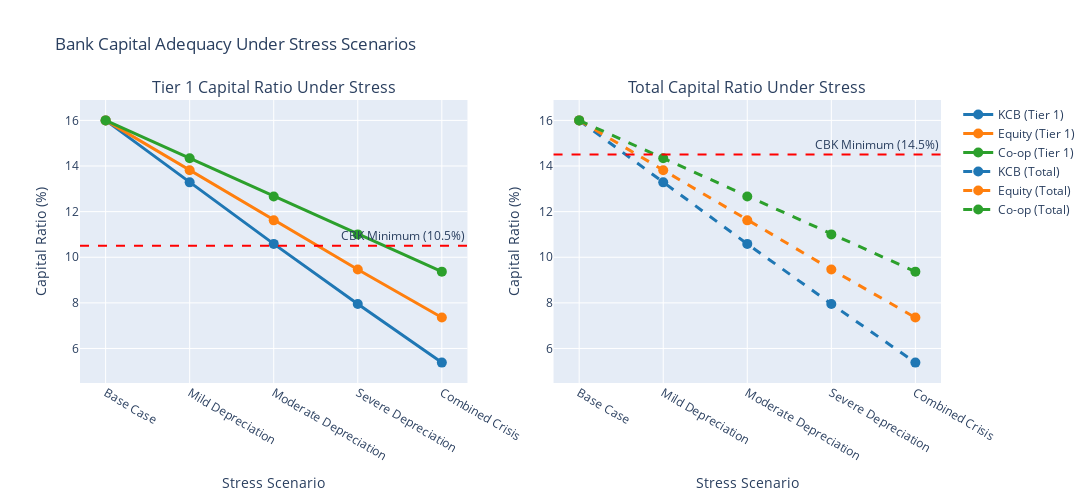

Write notebook code for a chart like this one.
### Markdown cell above
## Capital Ratio Visualization
**Purpose**: Create interactive dual-panel visualization showing Tier 1 and Total Capital ratios for all banks across scenarios. Displays CBK minimum requirement thresholds as reference lines. Enables quick identification of which banks face greatest vulnerability and at what scenario severity.

### Code cell
from plotly.subplots import make_subplots
import plotly.graph_objects as go
# Visualize Capital Ratio Changes Across Scenarios


# Prepare data for visualization
scenario_names = list(stress_scenarios.keys())
tier1_by_bank = {bank: [] for bank in banks_df['Bank Name']}
total_capital_by_bank = {bank: [] for bank in banks_df['Bank Name']}

for scenario in scenario_names:
    for bank_name in banks_df['Bank Name']:
        tier1_by_bank[bank_name].append(stress_results[scenario][bank_name]['Tier 1 Ratio (%)'])
        total_capital_by_bank[bank_name].append(stress_results[scenario][bank_name]['Total Capital Ratio (%)'])

# Create subplots for capital ratios
fig = make_subplots(
    rows=1, cols=2,
    subplot_titles=("Tier 1 Capital Ratio Under Stress", "Total Capital Ratio Under Stress"),
    specs=[[{"secondary_y": False}, {"secondary_y": False}]]
)

colors = ['#1f77b4', '#ff7f0e', '#2ca02c']

# Tier 1 Capital Ratio
for idx, bank_name in enumerate(banks_df['Bank Name']):
    fig.add_trace(
        go.Scatter(
            x=scenario_names,
            y=tier1_by_bank[bank_name],
            mode='lines+markers',
            name=f'{bank_name} (Tier 1)',
            line=dict(width=3, color=colors[idx]),
            marker=dict(size=10)
        ),
        row=1, col=1
    )

# Add CBK requirement line for Tier 1
fig.add_hline(
    y=cbk_requirements['Tier 1 Capital Ratio (%)'],
    line_dash="dash",
    line_color="red",
    annotation_text="CBK Minimum (10.5%)",
    row=1, col=1
)

# Total Capital Ratio
for idx, bank_name in enumerate(banks_df['Bank Name']):
    fig.add_trace(
        go.Scatter(
            x=scenario_names,
            y=total_capital_by_bank[bank_name],
            mode='lines+markers',
            name=f'{bank_name} (Total)',
            line=dict(width=3, color=colors[idx], dash='dash'),
            marker=dict(size=10)
        ),
        row=1, col=2
    )

# Add CBK requirement line for Total Capital
fig.add_hline(
    y=cbk_requirements['Total Capital Ratio (%)'],
    line_dash="dash",
    line_color="red",
    annotation_text="CBK Minimum (14.5%)",
    row=1, col=2
)

fig.update_xaxes(title_text="Stress Scenario", row=1, col=1)
fig.update_xaxes(title_text="Stress Scenario", row=1, col=2)
fig.update_yaxes(title_text="Capital Ratio (%)", row=1, col=1)
fig.update_yaxes(title_text="Capital Ratio (%)", row=1, col=2)

fig.update_layout(
    title_text="Bank Capital Adequacy Under Stress Scenarios",
    height=500,
    width=1400,
    hovermode='x unified',
    showlegend=True
)

fig.show()

### Figure 1 — Plotly figure (JSON) as saved in the notebook; plotly's stock layout.template omitted (floating-point values rounded to 4 significant figures)
{"data": [{"line": {"color": "#1f77b4", "width": 3}, "marker": {"size": 10}, "mode": "lines+markers", "name": "KCB (Tier 1)", "type": "scatter", "x": ["Base Case", "Mild Depreciation", "Moderate Depreciation", "Severe Depreciation", "Combined Crisis"], "xaxis": "x", "y": [16.0, 13.28, 10.59, 7.952, 5.381], "yaxis": "y"}, {"line": {"color": "#ff7f0e", "width": 3}, "marker": {"size": 10}, "mode": "lines+markers", "name": "Equity (Tier 1)", "type": "scatter", "x": ["Base Case", "Mild Depreciation", "Moderate Depreciation", "Severe Depreciation", "Combined Crisis"], "xaxis": "x", "y": [16, 13.81, 11.62, 9.466, 7.356], "yaxis": "y"}, {"line": {"color": "#2ca02c", "width": 3}, "marker": {"size": 10}, "mode": "lines+markers", "name": "Co-op (Tier 1)", "type": "scatter", "x": ["Base Case", "Mild Depreciation", "Moderate Depreciation", "Severe Depreciation", "Combined Crisis"], "xaxis": "x", "y": [16, 14.34, 12.66, 11.0, 9.369], "yaxis": "y"}, {"line": {"color": "#1f77b4", "dash": "dash", "width": 3}, "marker": {"size": 10}, "mode": "lines+markers", "name": "KCB (Total)", "type": "scatter", "x": ["Base Case", "Mild Depreciation", "Moderate Depreciation", "Severe Depreciation", "Combined Crisis"], "xaxis": "x2", "y": [16.0, 13.28, 10.59, 7.952, 5.381], "yaxis": "y2"}, {"line": {"color": "#ff7f0e", "dash": "dash", "width": 3}, "marker": {"size": 10}, "mode": "lines+markers", "name": "Equity (Total)", "type": "scatter", "x": ["Base Case", "Mild Depreciation", "Moderate Depreciation", "Severe Depreciation", "Combined Crisis"], "xaxis": "x2", "y": [16, 13.81, 11.62, 9.466, 7.356], "yaxis": "y2"}, {"line": {"color": "#2ca02c", "dash": "dash", "width": 3}, "marker": {"size": 10}, "mode": "lines+markers", "name": "Co-op (Total)", "type": "scatter", "x": ["Base Case", "Mild Depreciation", "Moderate Depreciation", "Severe Depreciation", "Combined Crisis"], "xaxis": "x2", "y": [16, 14.34, 12.66, 11.0, 9.369], "yaxis": "y2"}], "layout": {"annotations": [{"font": {"size": 16}, "showarrow": false, "text": "Tier 1 Capital Ratio Under Stress", "x": 0.225, "xanchor": "center", "xref": "paper", "y": 1, "yanchor": "bottom", "yref": "paper"}, {"font": {"size": 16}, "showarrow": false, "text": "Total Capital Ratio Under Stress", "x": 0.775, "xanchor": "center", "xref": "paper", "y": 1, "yanchor": "bottom", "yref": "paper"}, {"showarrow": false, "text": "CBK Minimum (10.5%)", "x": 1, "xanchor": "right", "xref": "x domain", "y": 10.5, "yanchor": "bottom", "yref": "y"}, {"showarrow": false, "text": "CBK Minimum (14.5%)", "x": 1, "xanchor": "right", "xref": "x2 domain", "y": 14.5, "yanchor": "bottom", "yref": "y2"}], "height": 500, "hovermode": "x unified", "shapes": [{"line": {"color": "red", "dash": "dash"}, "type": "line", "x0": 0, "x1": 1, "xref": "x domain", "y0": 10.5, "y1": 10.5, "yref": "y"}, {"line": {"color": "red", "dash": "dash"}, "type": "line", "x0": 0, "x1": 1, "xref": "x2 domain", "y0": 14.5, "y1": 14.5, "yref": "y2"}], "showlegend": true, "title": {"text": "Bank Capital Adequacy Under Stress Scenarios"}, "width": 1400, "xaxis": {"anchor": "y", "domain": [0, 0.45], "title": {"text": "Stress Scenario"}}, "xaxis2": {"anchor": "y2", "domain": [0.55, 1], "title": {"text": "Stress Scenario"}}, "yaxis": {"anchor": "x", "domain": [0, 1], "title": {"text": "Capital Ratio (%)"}}, "yaxis2": {"anchor": "x2", "domain": [0, 1], "title": {"text": "Capital Ratio (%)"}}}}
